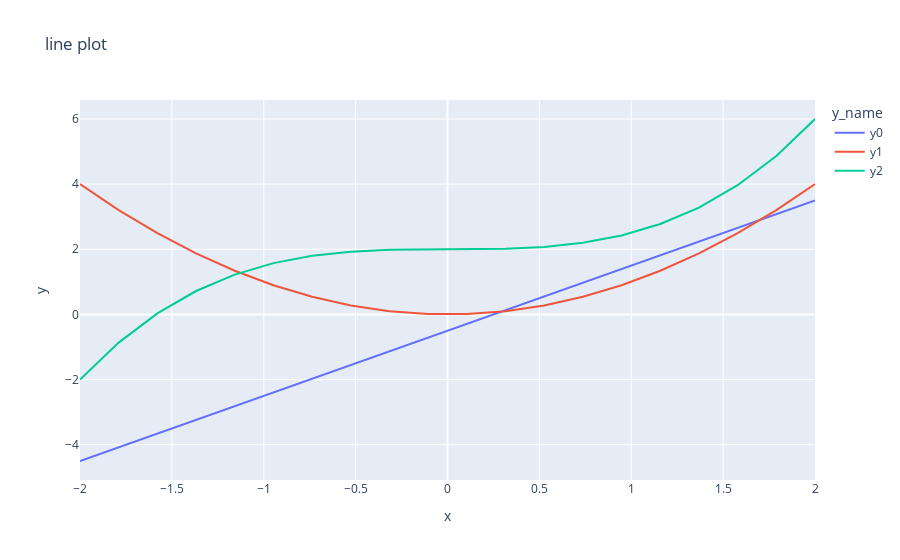
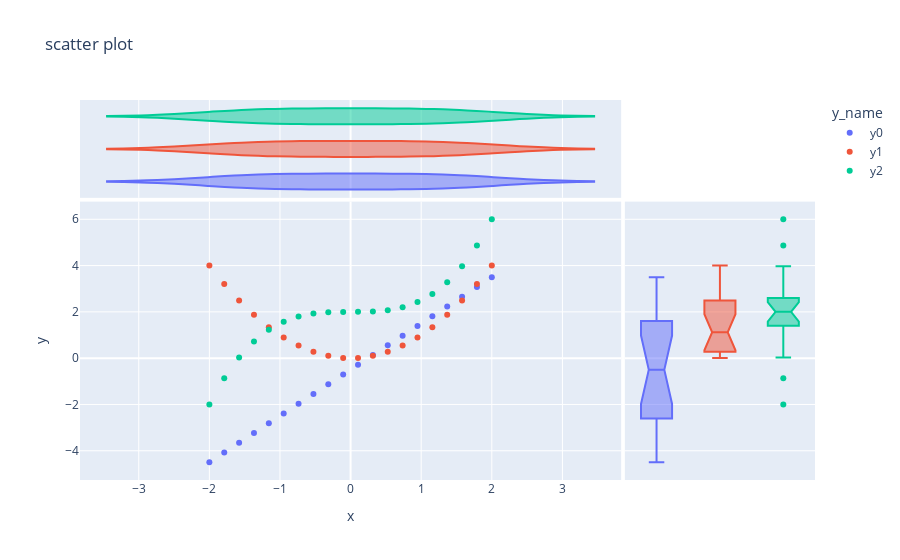
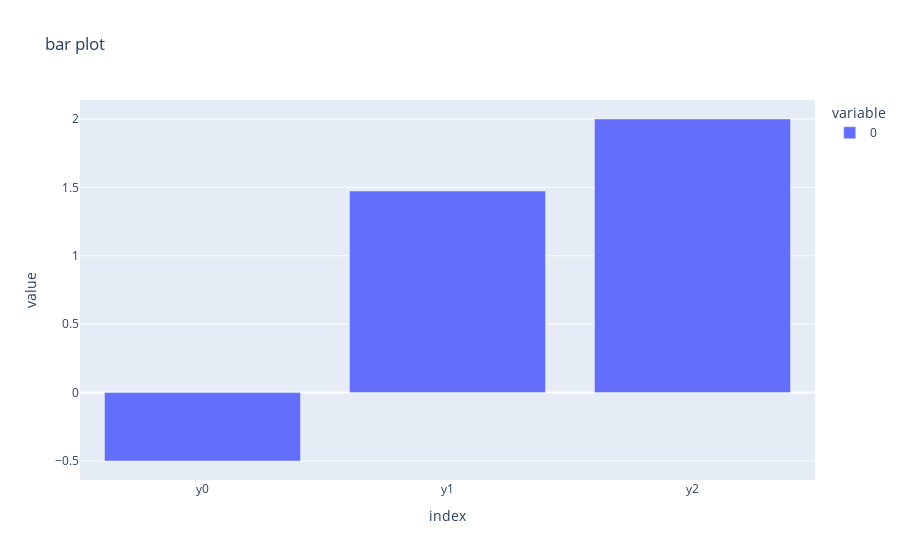

The notebook cell saved with these charts, in order:
### Code cell
##############################################################################
# Plotly
##############################################################################

# Plotly express doesn't handle subplots easily, so we'll make these plots in
# separate figures. Plotly can handle subplots with graph objects instead of
# plotly express, but that takes more lines of code.

px.line(melted_data, x='x', y='y', color='y_name', title='line plot')
px.scatter(melted_data, x='x', y='y', color='y_name', title='scatter plot',
           marginal_y='box', marginal_x='violin')
px.bar(data.mean()[1:], title='bar plot')  # Like matplotlib, no errorbars

# Note we can click the lines on and off and view values when we hover the
# cursor

### Figure 1 — Plotly figure (JSON) as saved in the notebook; plotly's stock layout.template omitted (floating-point values rounded to 4 significant figures)
{"data": [{"hovertemplate": "y_name=y0<br>x=%{x}<br>y=%{y}<extra></extra>", "legendgroup": "y0", "line": {"color": "#636efa", "dash": "solid"}, "mode": "lines", "name": "y0", "orientation": "v", "showlegend": true, "type": "scatter", "x": [-2, -1.789, -1.579, -1.368, -1.158, -0.9474, -0.7368, -0.5263, -0.3158, -0.1053, 0.1053, 0.3158, 0.5263, 0.7368, 0.9474, 1.158, 1.368, 1.579, 1.789, 2], "xaxis": "x", "y": [-4.5, -4.079, -3.658, -3.237, -2.816, -2.395, -1.974, -1.553, -1.132, -0.7105, -0.2895, 0.1316, 0.5526, 0.9737, 1.395, 1.816, 2.237, 2.658, 3.079, 3.5], "yaxis": "y"}, {"hovertemplate": "y_name=y1<br>x=%{x}<br>y=%{y}<extra></extra>", "legendgroup": "y1", "line": {"color": "#EF553B", "dash": "solid"}, "mode": "lines", "name": "y1", "orientation": "v", "showlegend": true, "type": "scatter", "x": [-2, -1.789, -1.579, -1.368, -1.158, -0.9474, -0.7368, -0.5263, -0.3158, -0.1053, 0.1053, 0.3158, 0.5263, 0.7368, 0.9474, 1.158, 1.368, 1.579, 1.789, 2], "xaxis": "x", "y": [4, 3.202, 2.493, 1.873, 1.341, 0.8975, 0.5429, 0.277, 0.09972, 0.01108, 0.01108, 0.09972, 0.277, 0.5429, 0.8975, 1.341, 1.873, 2.493, 3.202, 4], "yaxis": "y"}, {"hovertemplate": "y_name=y2<br>x=%{x}<br>y=%{y}<extra></extra>", "legendgroup": "y2", "line": {"color": "#00cc96", "dash": "solid"}, "mode": "lines", "name": "y2", "orientation": "v", "showlegend": true, "type": "scatter", "x": [-2, -1.789, -1.579, -1.368, -1.158, -0.9474, -0.7368, -0.5263, -0.3158, -0.1053, 0.1053, 0.3158, 0.5263, 0.7368, 0.9474, 1.158, 1.368, 1.579, 1.789, 2], "xaxis": "x", "y": [-2, -0.8651, 0.03178, 0.7188, 1.224, 1.575, 1.8, 1.927, 1.984, 1.999, 2.001, 2.016, 2.073, 2.2, 2.425, 2.776, 3.281, 3.968, 4.865, 6], "yaxis": "y"}], "layout": {"legend": {"title": {"text": "y_name"}, "tracegroupgap": 0}, "title": {"text": "line plot"}, "xaxis": {"anchor": "y", "domain": [0, 1], "title": {"text": "x"}}, "yaxis": {"anchor": "x", "domain": [0, 1], "title": {"text": "y"}}}}

### Figure 2 — Plotly figure (JSON) as saved in the notebook; plotly's stock layout.template omitted (floating-point values rounded to 4 significant figures)
{"data": [{"hovertemplate": "y_name=y0<br>x=%{x}<br>y=%{y}<extra></extra>", "legendgroup": "y0", "marker": {"color": "#636efa", "symbol": "circle"}, "mode": "markers", "name": "y0", "orientation": "v", "showlegend": true, "type": "scatter", "x": [-2, -1.789, -1.579, -1.368, -1.158, -0.9474, -0.7368, -0.5263, -0.3158, -0.1053, 0.1053, 0.3158, 0.5263, 0.7368, 0.9474, 1.158, 1.368, 1.579, 1.789, 2], "xaxis": "x", "y": [-4.5, -4.079, -3.658, -3.237, -2.816, -2.395, -1.974, -1.553, -1.132, -0.7105, -0.2895, 0.1316, 0.5526, 0.9737, 1.395, 1.816, 2.237, 2.658, 3.079, 3.5], "yaxis": "y"}, {"alignmentgroup": "True", "hovertemplate": "y_name=y0<br>x=%{x}<extra></extra>", "legendgroup": "y0", "marker": {"color": "#636efa", "symbol": "circle"}, "name": "y0", "offsetgroup": "y0", "scalegroup": "x", "showlegend": false, "type": "violin", "x": [-2, -1.789, -1.579, -1.368, -1.158, -0.9474, -0.7368, -0.5263, -0.3158, -0.1053, 0.1053, 0.3158, 0.5263, 0.7368, 0.9474, 1.158, 1.368, 1.579, 1.789, 2], "xaxis": "x3", "yaxis": "y3"}, {"alignmentgroup": "True", "hovertemplate": "y_name=y0<br>y=%{y}<extra></extra>", "legendgroup": "y0", "marker": {"color": "#636efa", "symbol": "circle"}, "name": "y0", "notched": true, "offsetgroup": "y0", "showlegend": false, "type": "box", "xaxis": "x2", "y": [-4.5, -4.079, -3.658, -3.237, -2.816, -2.395, -1.974, -1.553, -1.132, -0.7105, -0.2895, 0.1316, 0.5526, 0.9737, 1.395, 1.816, 2.237, 2.658, 3.079, 3.5], "yaxis": "y2"}, {"hovertemplate": "y_name=y1<br>x=%{x}<br>y=%{y}<extra></extra>", "legendgroup": "y1", "marker": {"color": "#EF553B", "symbol": "circle"}, "mode": "markers", "name": "y1", "orientation": "v", "showlegend": true, "type": "scatter", "x": [-2, -1.789, -1.579, -1.368, -1.158, -0.9474, -0.7368, -0.5263, -0.3158, -0.1053, 0.1053, 0.3158, 0.5263, 0.7368, 0.9474, 1.158, 1.368, 1.579, 1.789, 2], "xaxis": "x", "y": [4, 3.202, 2.493, 1.873, 1.341, 0.8975, 0.5429, 0.277, 0.09972, 0.01108, 0.01108, 0.09972, 0.277, 0.5429, 0.8975, 1.341, 1.873, 2.493, 3.202, 4], "yaxis": "y"}, {"alignmentgroup": "True", "hovertemplate": "y_name=y1<br>x=%{x}<extra></extra>", "legendgroup": "y1", "marker": {"color": "#EF553B", "symbol": "circle"}, "name": "y1", "offsetgroup": "y1", "scalegroup": "x", "showlegend": false, "type": "violin", "x": [-2, -1.789, -1.579, -1.368, -1.158, -0.9474, -0.7368, -0.5263, -0.3158, -0.1053, 0.1053, 0.3158, 0.5263, 0.7368, 0.9474, 1.158, 1.368, 1.579, 1.789, 2], "xaxis": "x3", "yaxis": "y3"}, {"alignmentgroup": "True", "hovertemplate": "y_name=y1<br>y=%{y}<extra></extra>", "legendgroup": "y1", "marker": {"color": "#EF553B", "symbol": "circle"}, "name": "y1", "notched": true, "offsetgroup": "y1", "showlegend": false, "type": "box", "xaxis": "x2", "y": [4, 3.202, 2.493, 1.873, 1.341, 0.8975, 0.5429, 0.277, 0.09972, 0.01108, 0.01108, 0.09972, 0.277, 0.5429, 0.8975, 1.341, 1.873, 2.493, 3.202, 4], "yaxis": "y2"}, {"hovertemplate": "y_name=y2<br>x=%{x}<br>y=%{y}<extra></extra>", "legendgroup": "y2", "marker": {"color": "#00cc96", "symbol": "circle"}, "mode": "markers", "name": "y2", "orientation": "v", "showlegend": true, "type": "scatter", "x": [-2, -1.789, -1.579, -1.368, -1.158, -0.9474, -0.7368, -0.5263, -0.3158, -0.1053, 0.1053, 0.3158, 0.5263, 0.7368, 0.9474, 1.158, 1.368, 1.579, 1.789, 2], "xaxis": "x", "y": [-2, -0.8651, 0.03178, 0.7188, 1.224, 1.575, 1.8, 1.927, 1.984, 1.999, 2.001, 2.016, 2.073, 2.2, 2.425, 2.776, 3.281, 3.968, 4.865, 6], "yaxis": "y"}, {"alignmentgroup": "True", "hovertemplate": "y_name=y2<br>x=%{x}<extra></extra>", "legendgroup": "y2", "marker": {"color": "#00cc96", "symbol": "circle"}, "name": "y2", "offsetgroup": "y2", "scalegroup": "x", "showlegend": false, "type": "violin", "x": [-2, -1.789, -1.579, -1.368, -1.158, -0.9474, -0.7368, -0.5263, -0.3158, -0.1053, 0.1053, 0.3158, 0.5263, 0.7368, 0.9474, 1.158, 1.368, 1.579, 1.789, 2], "xaxis": "x3", "yaxis": "y3"}, {"alignmentgroup": "True", "hovertemplate": "y_name=y2<br>y=%{y}<extra></extra>", "legendgroup": "y2", "marker": {"color": "#00cc96", "symbol": "circle"}, "name": "y2", "notched": true, "offsetgroup": "y2", "showlegend": false, "type": "box", "xaxis": "x2", "y": [-2, -0.8651, 0.03178, 0.7188, 1.224, 1.575, 1.8, 1.927, 1.984, 1.999, 2.001, 2.016, 2.073, 2.2, 2.425, 2.776, 3.281, 3.968, 4.865, 6], "yaxis": "y2"}], "layout": {"legend": {"title": {"text": "y_name"}, "tracegroupgap": 0}, "title": {"text": "scatter plot"}, "xaxis": {"anchor": "y", "domain": [0, 0.7363], "title": {"text": "x"}}, "xaxis2": {"anchor": "y2", "domain": [0.7413, 1], "matches": "x2", "showgrid": false, "showline": false, "showticklabels": false, "ticks": ""}, "xaxis3": {"anchor": "y3", "domain": [0, 0.7363], "matches": "x", "showgrid": true, "showticklabels": false}, "xaxis4": {"anchor": "y4", "domain": [0.7413, 1], "matches": "x2", "showgrid": false, "showline": false, "showticklabels": false, "ticks": ""}, "yaxis": {"anchor": "x", "domain": [0, 0.7326], "title": {"text": "y"}}, "yaxis2": {"anchor": "x2", "domain": [0, 0.7326], "matches": "y", "showgrid": true, "showticklabels": false}, "yaxis3": {"anchor": "x3", "domain": [0.7426, 1], "matches": "y3", "showgrid": false, "showline": false, "showticklabels": false, "ticks": ""}, "yaxis4": {"anchor": "x4", "domain": [0.7426, 1], "matches": "y3", "showgrid": true, "showline": false, "showticklabels": false, "ticks": ""}}}

### Figure 3 — Plotly figure (JSON) as saved in the notebook; plotly's stock layout.template omitted (floating-point values rounded to 4 significant figures)
{"data": [{"alignmentgroup": "True", "hovertemplate": "variable=0<br>index=%{x}<br>value=%{y}<extra></extra>", "legendgroup": "0", "marker": {"color": "#636efa"}, "name": "0", "offsetgroup": "0", "orientation": "v", "showlegend": true, "textposition": "auto", "type": "bar", "x": ["y0", "y1", "y2"], "xaxis": "x", "y": [-0.5, 1.474, 2], "yaxis": "y"}], "layout": {"barmode": "relative", "legend": {"title": {"text": "variable"}, "tracegroupgap": 0}, "title": {"text": "bar plot"}, "xaxis": {"anchor": "y", "domain": [0, 1], "title": {"text": "index"}}, "yaxis": {"anchor": "x", "domain": [0, 1], "title": {"text": "value"}}}}
